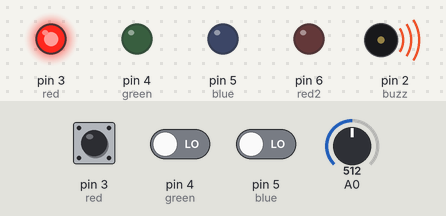
A sketch run on a simulated Arduino Uno, built with avr-gcc and run on an emulated ATmega328P. Parts: output pins drawn as LEDs (lit = HIGH), buzzer (waves = sounding). Dashed ring = blinking. The inputs (shaded band) are chosen by the test bench; at power-on: pin 4 (green) LOW, pin 3 (red) LOW, pin 5 (blue) LOW, A0 = 512. Random numbers use the default seed unless the sketch sets one; what the sketch prints to the serial monitor is not drawn.

Above: at 0.2 s.
1.3 s: pin 4 (green) driven HIGH
At 2.5 s:
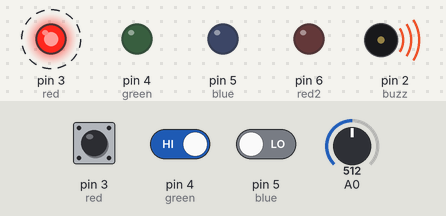
4.3 s: pin 3 (red) driven HIGH
7.0 s: pin 3 (red) driven LOW
At 8.2 s:
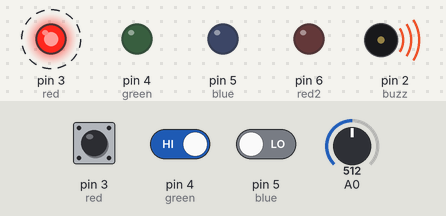
10.0 s: pin 4 (green) driven LOW
11.6 s: pin 3 (red) pulsed HIGH 2 times (0.12 s each, 0.3 s apart)
At 14.9 s:
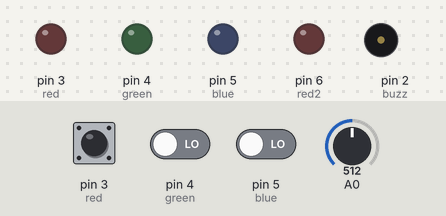
15.2 s: pin 5 (blue) driven HIGH
At 17.1 s:
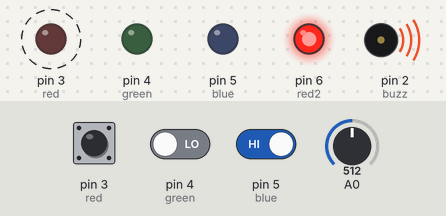
Timing chart, 0 to 19.2 s (numbered marks = the images above; inputs shaded):
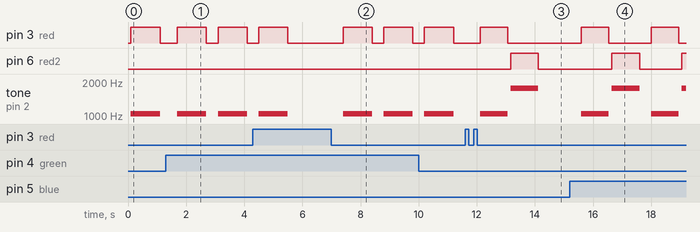

The sketch:

simon.ino
```cpp
#import "pitches.h"

const int buzz = 2, red = 3, green = 4, blue = 5, red2 = 6;
int level = 0;
const int maxLevel = 10;
int currentColor;

const short notes[] = {NOTE_C6, NOTE_E6, NOTE_G6, NOTE_A6};

const short TheFinalNotes[] = {NOTE_CS5, NOTE_CS5, NOTE_E5, NOTE_D5, NOTE_B4, NOTE_B4, NOTE_CS5, NOTE_CS5, NOTE_E5, NOTE_DS5, NOTE_B4};
const short TheFinalNotesTime[] = {100, 100, 100, 200, 100, 100, 200, 100, 100, 300, 100};

char colors[10];

void randomize();
void setOutput();
void setInput();

void showing();
int playing();

void winSound();


void setup() {
  pinMode(buzz, OUTPUT);
  Serial.begin(9600);
  Serial.print("seed: "); Serial.print(analogRead(0)); Serial.print("\nsequence:");

  randomSeed(analogRead(0));
  randomize();
}

void loop() { // ######## gameloop
  if(level==10) {
    winSound();
    randomize();
    level = 0;
  }

  showing();
  level += playing();
  Serial.print(' ');
  delay(300);
}

// ### helper functions

void setOutput() {
  pinMode(red, OUTPUT);
  pinMode(green, OUTPUT);
  pinMode(blue, OUTPUT);
  pinMode(red2, OUTPUT);
}

void setInput() {
  pinMode(red, INPUT);
  pinMode(green, INPUT);
  pinMode(blue, INPUT);
  pinMode(red2, INPUT);
}

// ### game functions

void randomize(){
  for(int i=0; i<maxLevel; i++) {
    char k = (char)random(3, 7);
    Serial.print(k, DEC); Serial.print(" - ");
    colors[i] = k;
  } Serial.print('\n');
}

void showing(){

  setOutput();
  for(int i=0; i<(level+1); i++) {
    delay(100);
    digitalWrite(colors[i], HIGH);
    tone(buzz, notes[colors[i]-3]);
    delay(1000 - (level*50));
    noTone(buzz);
    digitalWrite(colors[i], LOW);
  }
}

int playing(){
  setInput();

  int currentButton, currentLevel = 0;

  while(currentLevel < level+1) {
    for (int i = 3; i < 7; i++) {
     currentButton = digitalRead(i);
     if(currentButton==1){
      Serial.print(i, DEC);
      if(i == colors[currentLevel]){
        currentLevel++; delay(10); while(digitalRead(i));
      }else
        return 0;
      }
    }
  }

  return 1;
}

void winSound(){
  for (int i=0; i<11; i++) {
    tone(buzz, TheFinalNotes[i], TheFinalNotesTime[i]);
    delay(TheFinalNotesTime[i] + 50);
  }

  delay(300);
}
```

pitches.h
```cpp
#define NOTE_B0  31
#define NOTE_C1  33
#define NOTE_CS1 35
#define NOTE_D1  37
#define NOTE_DS1 39
#define NOTE_E1  41
#define NOTE_F1  44
#define NOTE_FS1 46
#define NOTE_G1  49
#define NOTE_GS1 52
#define NOTE_A1  55
#define NOTE_AS1 58
#define NOTE_B1  62
#define NOTE_C2  65
#define NOTE_CS2 69
#define NOTE_D2  73
#define NOTE_DS2 78
#define NOTE_E2  82
#define NOTE_F2  87
#define NOTE_FS2 93
#define NOTE_G2  98
#define NOTE_GS2 104
#define NOTE_A2  110
#define NOTE_AS2 117
#define NOTE_B2  123
#define NOTE_C3  131
#define NOTE_CS3 139
#define NOTE_D3  147
#define NOTE_DS3 156
#define NOTE_E3  165
#define NOTE_F3  175
#define NOTE_FS3 185
#define NOTE_G3  196
#define NOTE_GS3 208
#define NOTE_A3  220
#define NOTE_AS3 233
#define NOTE_B3  247
#define NOTE_C4  262
#define NOTE_CS4 277
#define NOTE_D4  294
#define NOTE_DS4 311
#define NOTE_E4  330
#define NOTE_F4  349
#define NOTE_FS4 370
#define NOTE_G4  392
#define NOTE_GS4 415
#define NOTE_A4  440
#define NOTE_AS4 466
#define NOTE_B4  494
#define NOTE_C5  523
#define NOTE_CS5 554
#define NOTE_D5  587
#define NOTE_DS5 622
#define NOTE_E5  659
#define NOTE_F5  698
#define NOTE_FS5 740
#define NOTE_G5  784
#define NOTE_GS5 831
#define NOTE_A5  880
#define NOTE_AS5 932
#define NOTE_B5  988
#define NOTE_C6  1047
#define NOTE_CS6 1109
#define NOTE_D6  1175
#define NOTE_DS6 1245
#define NOTE_E6  1319
#define NOTE_F6  1397
#define NOTE_FS6 1480
#define NOTE_G6  1568
#define NOTE_GS6 1661
#define NOTE_A6  1760
#define NOTE_AS6 1865
#define NOTE_B6  1976
#define NOTE_C7  2093
#define NOTE_CS7 2217
#define NOTE_D7  2349
#define NOTE_DS7 2489
#define NOTE_E7  2637
#define NOTE_F7  2794
#define NOTE_FS7 2960
#define NOTE_G7  3136
#define NOTE_GS7 3322
#define NOTE_A7  3520
#define NOTE_AS7 3729
#define NOTE_B7  3951
#define NOTE_C8  4186
#define NOTE_CS8 4435
#define NOTE_D8  4699
#define NOTE_DS8 4978
```

Measured:
- after the input at 1.3 s, pin 3 (red): alternates HIGH for 1.0 s and LOW for 0.40 s, starting after 0.40 s; tone on pin 2 (buzz): alternates 1047 Hz for 1.0 s and silent for 0.40 s, starting after 0.40 s
- after the input at 7.0 s, pin 3 (red): alternates HIGH for 1.0 s and LOW for 0.40 s, starting after 0.40 s; tone on pin 2 (buzz): alternates 1047 Hz for 1.0 s and silent for 0.40 s, starting after 0.40 s
- after the input at 11.6 s, pin 3 (red): LOW → HIGH after 0.52 s, → LOW 0.95 s later; pin 6 (red2): LOW → HIGH after 1.6 s, → LOW 0.95 s later; tone on pin 2 (buzz): silent → 1047 Hz after 0.52 s, → silent 0.95 s later, → 1760 Hz 0.10 s later, → silent 0.95 s later
- after the input at 15.2 s, pin 3 (red): alternates HIGH for 0.95 s and LOW for 1.5 s, starting after 0.40 s; pin 6 (red2): LOW → HIGH after 1.5 s, → LOW 0.95 s later, → HIGH 1.5 s later; tone on pin 2 (buzz): plays 1047 Hz for 0.95 s, 1760 Hz for 0.95 s, 1047 Hz for 0.95 s, 1760 Hz for 0.15 s, starting after 0.40 s
